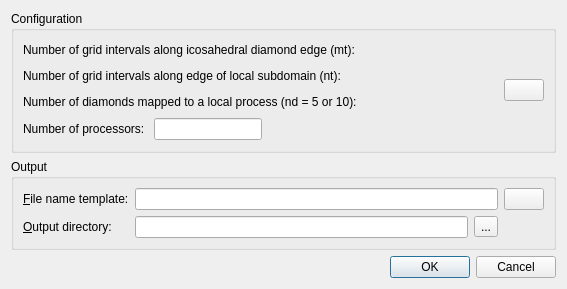
<?xml version="1.0" encoding="UTF-8"?>
<ui version="4.0">
 <class>GenerateVelocityDomainTerraDialog</class>
 <widget class="QDialog" name="GenerateVelocityDomainTerraDialog">
  <property name="windowModality">
   <enum>Qt::NonModal</enum>
  </property>
  <property name="enabled">
   <bool>true</bool>
  </property>
  <property name="geometry">
   <rect>
    <x>0</x>
    <y>0</y>
    <width>567</width>
    <height>289</height>
   </rect>
  </property>
  <property name="windowTitle">
   <string>Generate Terra Velocity Domain Points</string>
  </property>
  <property name="windowIcon">
   <iconset resource="../qt-resources/qt_widgets.qrc">
    <normaloff>:/gnome_run_22.png</normaloff>:/gnome_run_22.png</iconset>
  </property>
  <layout class="QVBoxLayout" name="verticalLayout_4">
   <item>
    <widget class="QGroupBox" name="config_group_box">
     <property name="title">
      <string>Configuration</string>
     </property>
     <layout class="QGridLayout" name="gridLayout">
      <item row="0" column="0">
       <layout class="QVBoxLayout" name="verticalLayout_2">
        <item>
         <layout class="QHBoxLayout" name="mt_layout">
          <item>
           <widget class="QLabel" name="mt_label">
            <property name="text">
             <string>Number of grid intervals along icosahedral diamond edge (mt):</string>
            </property>
           </widget>
          </item>
          <item>
           <widget class="QWidget" name="mt_spinbox_placeholder" native="true"/>
          </item>
          <item>
           <spacer name="horizontalSpacer">
            <property name="orientation">
             <enum>Qt::Horizontal</enum>
            </property>
            <property name="sizeHint" stdset="0">
             <size>
              <width>40</width>
              <height>20</height>
             </size>
            </property>
           </spacer>
          </item>
         </layout>
        </item>
        <item>
         <layout class="QHBoxLayout" name="nt_layout">
          <item>
           <widget class="QLabel" name="nt_label">
            <property name="text">
             <string>Number of grid intervals along edge of local subdomain (nt):</string>
            </property>
           </widget>
          </item>
          <item>
           <widget class="QWidget" name="nt_spinbox_placeholder" native="true"/>
          </item>
          <item>
           <spacer name="horizontalSpacer_2">
            <property name="orientation">
             <enum>Qt::Horizontal</enum>
            </property>
            <property name="sizeHint" stdset="0">
             <size>
              <width>40</width>
              <height>20</height>
             </size>
            </property>
           </spacer>
          </item>
         </layout>
        </item>
        <item>
         <layout class="QHBoxLayout" name="nd_layout">
          <item>
           <widget class="QLabel" name="nd_label">
            <property name="text">
             <string>Number of diamonds mapped to a local process (nd = 5 or 10):</string>
            </property>
           </widget>
          </item>
          <item>
           <widget class="QWidget" name="nd_spinbox_placeholder" native="true"/>
          </item>
          <item>
           <spacer name="horizontalSpacer_3">
            <property name="orientation">
             <enum>Qt::Horizontal</enum>
            </property>
            <property name="sizeHint" stdset="0">
             <size>
              <width>40</width>
              <height>20</height>
             </size>
            </property>
           </spacer>
          </item>
         </layout>
        </item>
        <item>
         <layout class="QHBoxLayout" name="num_processors_layout">
          <item>
           <widget class="QLabel" name="num_processors_label">
            <property name="text">
             <string>Number of processors: </string>
            </property>
           </widget>
          </item>
          <item>
           <widget class="QLineEdit" name="num_processors_line_edit">
            <property name="sizePolicy">
             <sizepolicy hsizetype="Preferred" vsizetype="Fixed">
              <horstretch>0</horstretch>
              <verstretch>0</verstretch>
             </sizepolicy>
            </property>
            <property name="readOnly">
             <bool>true</bool>
            </property>
           </widget>
          </item>
          <item>
           <spacer name="horizontalSpacer_4">
            <property name="orientation">
             <enum>Qt::Horizontal</enum>
            </property>
            <property name="sizeHint" stdset="0">
             <size>
              <width>40</width>
              <height>20</height>
             </size>
            </property>
           </spacer>
          </item>
         </layout>
        </item>
       </layout>
      </item>
      <item row="0" column="1">
       <layout class="QVBoxLayout" name="verticalLayout_3">
        <item>
         <spacer name="verticalSpacer_3">
          <property name="orientation">
           <enum>Qt::Vertical</enum>
          </property>
          <property name="sizeHint" stdset="0">
           <size>
            <width>20</width>
            <height>40</height>
           </size>
          </property>
         </spacer>
        </item>
        <item>
         <widget class="QPushButton" name="pushButton_info_configuration">
          <property name="toolTip">
           <string>More information</string>
          </property>
          <property name="text">
           <string/>
          </property>
          <property name="icon">
           <iconset resource="../qt-resources/qt_widgets.qrc">
            <normaloff>:/human_gtk_about_16.png</normaloff>:/human_gtk_about_16.png</iconset>
          </property>
         </widget>
        </item>
        <item>
         <spacer name="verticalSpacer_2">
          <property name="orientation">
           <enum>Qt::Vertical</enum>
          </property>
          <property name="sizeHint" stdset="0">
           <size>
            <width>20</width>
            <height>40</height>
           </size>
          </property>
         </spacer>
        </item>
       </layout>
      </item>
      <item row="1" column="0">
       <spacer name="verticalSpacer_4">
        <property name="orientation">
         <enum>Qt::Vertical</enum>
        </property>
        <property name="sizeHint" stdset="0">
         <size>
          <width>20</width>
          <height>40</height>
         </size>
        </property>
       </spacer>
      </item>
      <item row="1" column="1">
       <spacer name="verticalSpacer_5">
        <property name="orientation">
         <enum>Qt::Vertical</enum>
        </property>
        <property name="sizeHint" stdset="0">
         <size>
          <width>20</width>
          <height>40</height>
         </size>
        </property>
       </spacer>
      </item>
     </layout>
    </widget>
   </item>
   <item>
    <widget class="QGroupBox" name="groupBox_3">
     <property name="title">
      <string>Output</string>
     </property>
     <layout class="QHBoxLayout" name="horizontalLayout_2">
      <item>
       <layout class="QFormLayout" name="formLayout">
        <property name="fieldGrowthPolicy">
         <enum>QFormLayout::ExpandingFieldsGrow</enum>
        </property>
        <item row="0" column="0">
         <widget class="QLabel" name="label_3">
          <property name="text">
           <string>&amp;File name template:</string>
          </property>
          <property name="buddy">
           <cstring>lineEdit_file_template</cstring>
          </property>
         </widget>
        </item>
        <item row="0" column="1">
         <widget class="QLineEdit" name="lineEdit_file_template"/>
        </item>
        <item row="1" column="0">
         <widget class="QLabel" name="label_4">
          <property name="text">
           <string>&amp;Output directory:</string>
          </property>
          <property name="buddy">
           <cstring>lineEdit_path</cstring>
          </property>
         </widget>
        </item>
        <item row="1" column="1">
         <layout class="QHBoxLayout" name="horizontalLayout">
          <item>
           <widget class="QLineEdit" name="lineEdit_path"/>
          </item>
          <item>
           <widget class="QToolButton" name="button_path">
            <property name="toolTip">
             <string>Choose output directory</string>
            </property>
            <property name="text">
             <string>...</string>
            </property>
           </widget>
          </item>
         </layout>
        </item>
       </layout>
      </item>
      <item>
       <layout class="QVBoxLayout" name="verticalLayout">
        <item>
         <widget class="QPushButton" name="pushButton_info_output">
          <property name="toolTip">
           <string>More information</string>
          </property>
          <property name="text">
           <string/>
          </property>
          <property name="icon">
           <iconset resource="../qt-resources/qt_widgets.qrc">
            <normaloff>:/human_gtk_about_16.png</normaloff>:/human_gtk_about_16.png</iconset>
          </property>
         </widget>
        </item>
        <item>
         <widget class="QWidget" name="widget_3" native="true"/>
        </item>
       </layout>
      </item>
     </layout>
    </widget>
   </item>
   <item>
    <spacer name="verticalSpacer">
     <property name="orientation">
      <enum>Qt::Vertical</enum>
     </property>
     <property name="sizeHint" stdset="0">
      <size>
       <width>20</width>
       <height>0</height>
      </size>
     </property>
    </spacer>
   </item>
   <item>
    <widget class="QDialogButtonBox" name="main_buttonbox">
     <property name="standardButtons">
      <set>QDialogButtonBox::Cancel|QDialogButtonBox::Ok</set>
     </property>
    </widget>
   </item>
  </layout>
 </widget>
 <resources>
  <include location="../qt-resources/qt_widgets.qrc"/>
  <include location="../qt-resources/qt_widgets.qrc"/>
 </resources>
 <connections/>
</ui>
